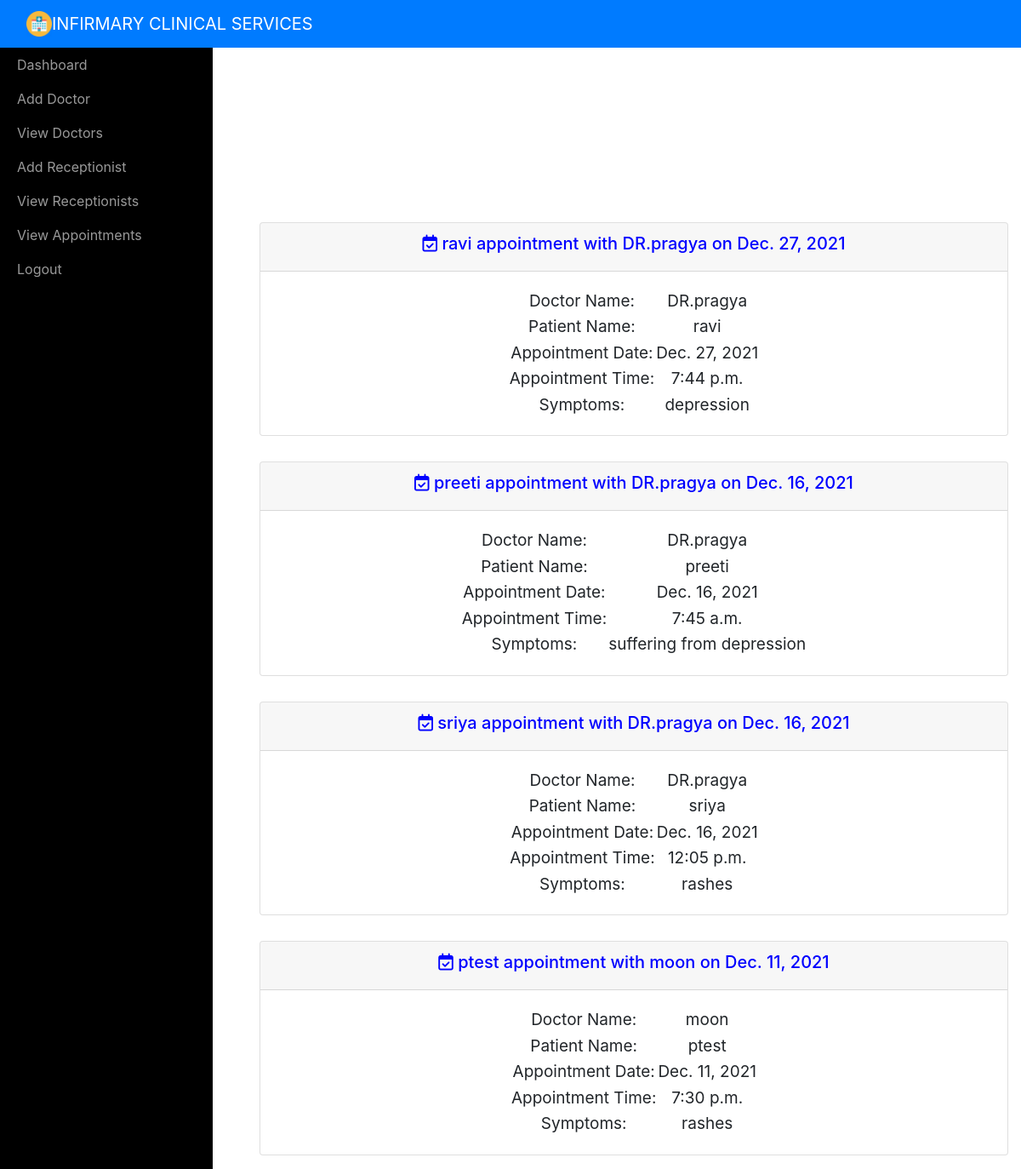
/adminviewAppointment/ (signed in), run on the app's committed database.
### hospital/models.py (models this page shows, shortened)
class Appointment(models.Model):
	doctorname = models.CharField(max_length=50)
	doctoremail = models.EmailField(max_length=50)
	patientname = models.CharField(max_length=50)
	patientemail = models.EmailField(max_length=50)
	appointmentdate = models.DateField(max_length=10)
	appointmenttime = models.TimeField(max_length=10)
	symptoms = models.CharField(max_length=100)
	status = models.BooleanField()
	prescription = models.CharField(max_length=200)

### hospital/views.py (the view)
# urls.py: path('adminviewAppointment/',adminviewAppointment,name='adminviewAppointment'),
def adminviewAppointment(request):
	if not request.user.is_staff:
		return redirect('login_admin')
	upcomming_appointments = Appointment.objects.filter(appointmentdate__gte=timezone.now(),status=True).order_by('appointmentdate')
	previous_appointments = Appointment.objects.filter(appointmentdate__lt=timezone.now()).order_by('-appointmentdate') | Appointment.objects.filter(status=False).order_by('-appointmentdate')
	d = { "upcomming_appointments" : upcomming_appointments, "previous_appointments" : previous_appointments }
	return render(request,'adminviewappointments.html',d)

### hospital/templates/adminviewappointments.html (shortened to what this page needs)
<!DOCTYPE html>
<html>
<head>
    {% include 'include.html' %}
    {% load static %}
</head>
<body style="background-image: url(&quot;{% static 'img/star-sky.jpg' %}&quot;);">
    {% include 'adminnav.html' %}
    <div id="wrapper">
        {% include 'admin_include.html' %}
        <div class="page-content-wrapper">
            <div class="container-fluid"><a class="btn btn-link" role="button" id="menu-toggle" href="#menu-toggle" style="color: white;"><i class="fa fa-bars"></i></a>
                <h2 class="text-center" style="color: white;">UPCOMING APPOINTMENTS</h2>
                <h2 class="text-center" style="color: white;">PREVIOUS APPIONTMENTS</h2>
                <div class="text-center" role="tablist" id="accordion-2">
                    {% for j in previous_appointments %}
                    <ul class = "collapsible popout text-center" data-collapsible = "accordion">
                        <li class="card">
                            <div class = "card-header collapsible-header">
                                <h5 style="color:blue;"><a><i class="fa fa-calendar-check-o"></i>  {{ j.patientname }} appointment with {{ j.doctorname }} on {{j.appointmentdate}}</a></h5>
                            </div>
                            <div class = "card-body collapsible-body">
                                <table align="center" class="card-text" style="font-size: 19px;">
                                    <tr>
                                        <td>Doctor Name:</td>
                                        <td>{{j.doctorname}}</td>
                                    </tr>
                                    <tr>
                                        <td>Patient Name:</td>
                                        <td>{{j.patientname}}</td>
                                    </tr>
                                    <tr>
                                        <td>Appointment Date:</td>
                                        <td>{{j.appointmentdate}}</td>
                                    </tr>
                                    <tr>
                                        <td>Appointment Time:</td>
                                        <td>{{j.appointmenttime}}</td>
                                    </tr>
                                    <tr>
                                        <td>Symptoms:</td>
                                        <td>{{j.symptoms}}</td>
                                    </tr>
                                </table>
                            </div>
                        </li>
                    </ul>
                    {% endfor %}
                </div>
            </div>
        </div>
    </div>
</body>
</html>

### hospital/templates/include.html (shortened to what this page needs)
{% load static %}
<link rel="stylesheet" href="{% static 'bootstrap/css/bootstrap.min.css' %}">
<link rel="stylesheet" href="{% static 'fonts/font-awesome.min.css' %}">
<link rel="stylesheet" href="{% static 'fonts/ionicons.min.css' %}">
<link rel="stylesheet" href="{% static 'css/back-to-top-scroll-1.css' %}">
<link rel="stylesheet" href="{% static 'css/back-to-top-scroll.cs' %}s">
<link rel="stylesheet" href="{% static 'css/Bold-BS4-Animated-Back-To-Top.css' %}">
<link rel="stylesheet" href="{% static 'css/cards.css' %}">
<link rel="stylesheet" href="https://cdnjs.cloudflare.com/ajax/libs/animate.css/3.5.2/animate.min.css">
<link rel="stylesheet" href="{% static 'css/styles.css' %}">
<link rel="stylesheet" href="{% static 'css/dark.css' %}">
<link rel="stylesheet" href="{% static 'css/about.css' %}">
<link rel="stylesheet" href="{% static 'css/Login-Form-Dark.css' %}">
<link rel="stylesheet" href="{% static 'css/Pretty-Registration-Form.css' %}">
<link rel="stylesheet" href="{% static 'css/Sidebar-Menu-1.css' %}">
<link rel="stylesheet" href="{% static 'css/Sidebar-Menu.css' %}">

### hospital/templates/adminnav.html (shortened to what this page needs)
{% load static %}
<nav class="navbar navbar-dark navbar-expand-md sticky-top bg-primary float-none">
    <div class="container-fluid"><img src="{% static 'img/mainicon.png' %}" width="30px" height="30px" alt="10px"><a class="navbar-brand text-center" href="#" style="margin: 0px 0px;">INFIRMARY CLINICAL SERVICES</a>
    </div>
</nav>

### hospital/templates/admin_include.html
<div id="sidebar-wrapper">
    <ul class="sidebar-nav">
        <li> <a href="{% url 'adminhome' %}">Dashboard</a></li>
        <li> <a href="{% url 'adminaddDoctor' %}">Add Doctor</a></li>
        <li> <a href="{% url 'adminviewDoctor' %}">View Doctors</a></li>
        <li> <a href="{% url 'adminaddReceptionist' %}">Add Receptionist</a></li>
        <li> <a href="{% url 'adminviewReceptionist' %}">View Receptionists</a></li>
        <li> <a href="{% url 'adminviewAppointment' %}">View Appointments</a></li>
        <li> <a href="{% url 'adminlogout' %}">Logout</a></li>
    </ul>
</div>

### hospital/sta/css/styles.css (style rules this page uses)
.text-center { margin-top: 30px; }

### hospital/sta/css/dark.css (style rules this page uses)
.text-center { margin-top: 30px; }

### hospital/sta/css/Sidebar-Menu-1.css (style rules this page uses)
body { overflow-x: hidden; }
#wrapper { padding-left: 0; -webkit-transition: all 0.5s ease; -moz-transition: all 0.5s ease; -o-transition: all 0.5s ease; transition: all 0.5s ease; }
#sidebar-wrapper { z-index: 1000; position: fixed; left: 250px; width: 0; height: 100%; margin-left: -250px; overflow-y: auto; background: #000; -webkit-transition: all 0.5s ease; -moz-transition: all 0.5s ease; -o-transition: all 0.5s ease; transition: all 0.5s ease; }
.sidebar-nav { position: absolute; top: 0; width: 250px; margin: 0; padding: 0; list-style: none; }
.sidebar-nav li { text-indent: 20px; line-height: 40px; }
.sidebar-nav li a { display: block; text-decoration: none; color: #999999; }
@media (min-width:768px) { #wrapper { padding-left: 250px; } }
@media (min-width:768px) { #sidebar-wrapper { width: 250px; } }

### hospital/sta/css/Sidebar-Menu.css (style rules this page uses)
#wrapper { padding-left: 0; -webkit-transition: all 0.5s ease; -moz-transition: all 0.5s ease; -o-transition: all 0.5s ease; transition: all 0.5s ease; }
#sidebar-wrapper { z-index: 1000; position: fixed; left: 250px; width: 0; height: 100%; margin-left: -250px; overflow-y: auto; background: #000; -webkit-transition: all 0.5s ease; -moz-transition: all 0.5s ease; -o-transition: all 0.5s ease; transition: all 0.5s ease; }
.sidebar-nav { position: absolute; top: 0; width: 250px; margin: 0; padding: 0; list-style: none; }
.sidebar-nav li { text-indent: 20px; line-height: 40px; }
.sidebar-nav li a { display: block; text-decoration: none; color: #999999; }
@media (min-width:768px) { #wrapper { padding-left: 250px; } }
@media (min-width:768px) { #sidebar-wrapper { width: 250px; } }

### data on the page
Appointment: patientname "ravi", doctorname "DR.pragya", appointmentdate "Dec. 27, 2021", appointmenttime "7:44 p.m.", symptoms "depression"
Appointment: patientname "preeti", doctorname "DR.pragya", appointmentdate "Dec. 16, 2021", appointmenttime "7:45 a.m.", symptoms "suffering from depression"
Appointment: patientname "sriya", doctorname "DR.pragya", appointmentdate "Dec. 16, 2021", appointmenttime "12:05 p.m.", symptoms "rashes"
Appointment: patientname "ptest", doctorname "moon", appointmentdate "Dec. 11, 2021", appointmenttime "7:30 p.m.", symptoms "rashes"
